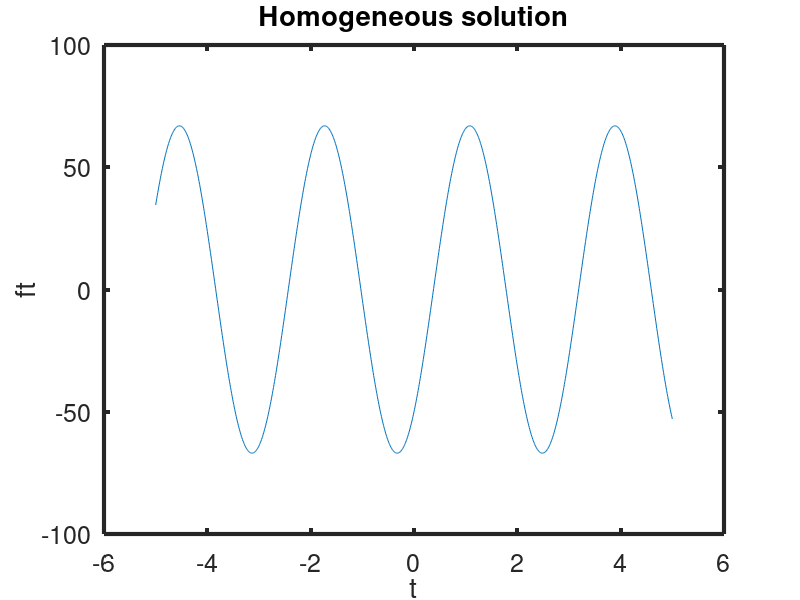
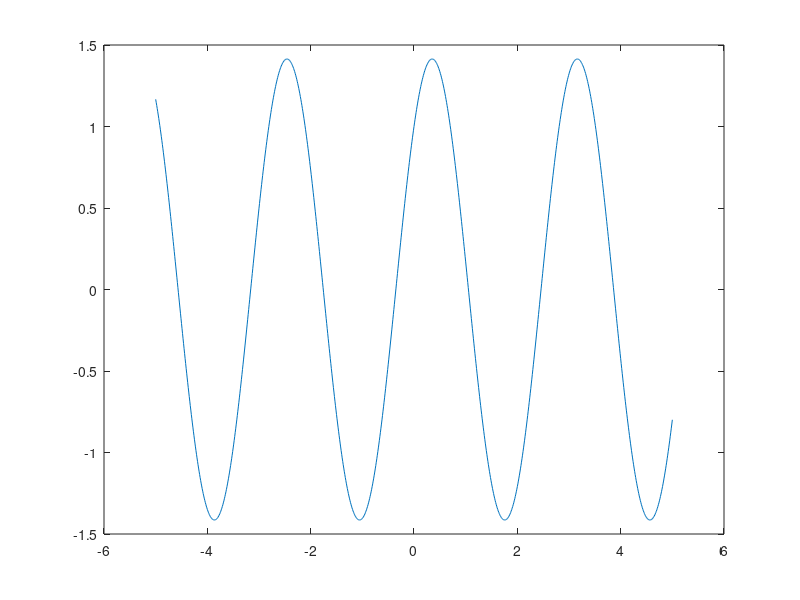

Source code (MATLAB) for these figures, in order:
clc
close all
n=100;   % Number of terms in the series
P=2;    % Period
sum=0;   % First term, y offset
t=[-5: 0.01 : 5]; % x array/range
figure(1)
for i_ser=1:n
    sum=sum+-0.5*cos(sqrt(5)*t)+(1/sqrt(5)+(1/sqrt(5))*((1-cos(i_ser*pi))/(5-i_ser^2*pi^2)))*sin(sqrt(5)*t);%((1/(i_ser*pi))*(1-cos(i_ser*pi)))*sin(pi*t*i_ser);
    plot(t,sum)
    xlabel('t')
    ylabel('ft')
    title('Homogeneous solution')
    set(gca,'FontSize',18)
    set(gca,'LineWidth',3)
    
    %pause(0.1)
end
%% 

figure(2)
f= cos(sqrt(5)*t)+sin(sqrt(5)*t)
plot(t, f)